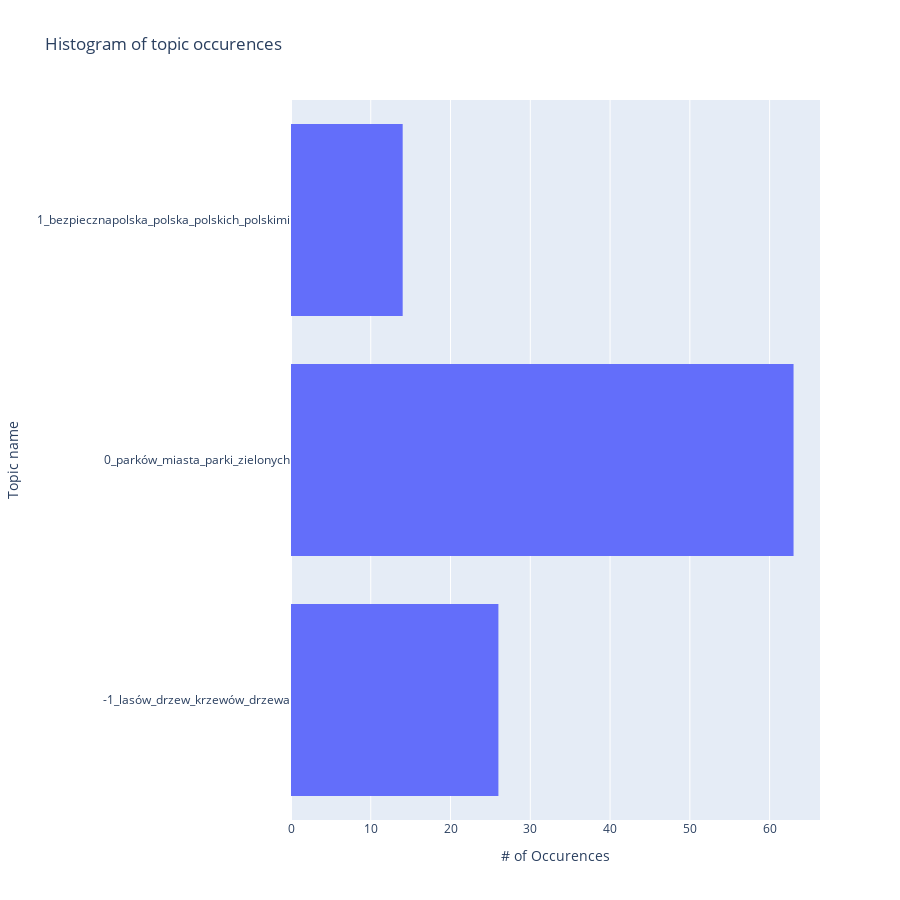

Notebook cell for this chart:
### Code cell
ignore_outlier = False
topic_info_df = topic_model.get_topic_info()
if (ignore_outlier):
    topic_info_df = topic_info_df.loc[topic_info_df.Topic != -1]

fig = px.histogram(y=topic_info_df['Name'], x=topic_info_df['Count'], orientation='h', title='Histogram of topic occurences' + (' (outlier topic -1 omitted)' if ignore_outlier else ''))
fig.update_layout(height=900)
fig.update_xaxes(title_text='# of Occurences')

# Update y-axis label
fig.update_yaxes(title_text='Topic name')
fig.show()

### Figure 1 — Plotly figure (JSON) as saved in the notebook; plotly's stock layout.template omitted (floating-point values rounded to 4 significant figures)
{"data": [{"alignmentgroup": "True", "bingroup": "y", "histfunc": "sum", "hovertemplate": "sum of x=%{x}<br>y=%{y}<extra></extra>", "legendgroup": "", "marker": {"color": "#636efa", "pattern": {"shape": ""}}, "name": "", "offsetgroup": "", "orientation": "h", "showlegend": false, "type": "histogram", "x": [26, 63, 14], "xaxis": "x", "y": ["-1_lasów_drzew_krzewów_drzewa", "0_parków_miasta_parki_zielonych", "1_bezpiecznapolska_polska_polskich_polskimi"], "yaxis": "y"}], "layout": {"barmode": "relative", "height": 900, "legend": {"tracegroupgap": 0}, "title": {"text": "Histogram of topic occurences"}, "xaxis": {"anchor": "y", "domain": [0, 1], "title": {"text": "# of Occurences"}}, "yaxis": {"anchor": "x", "domain": [0, 1], "title": {"text": "Topic name"}}}}
